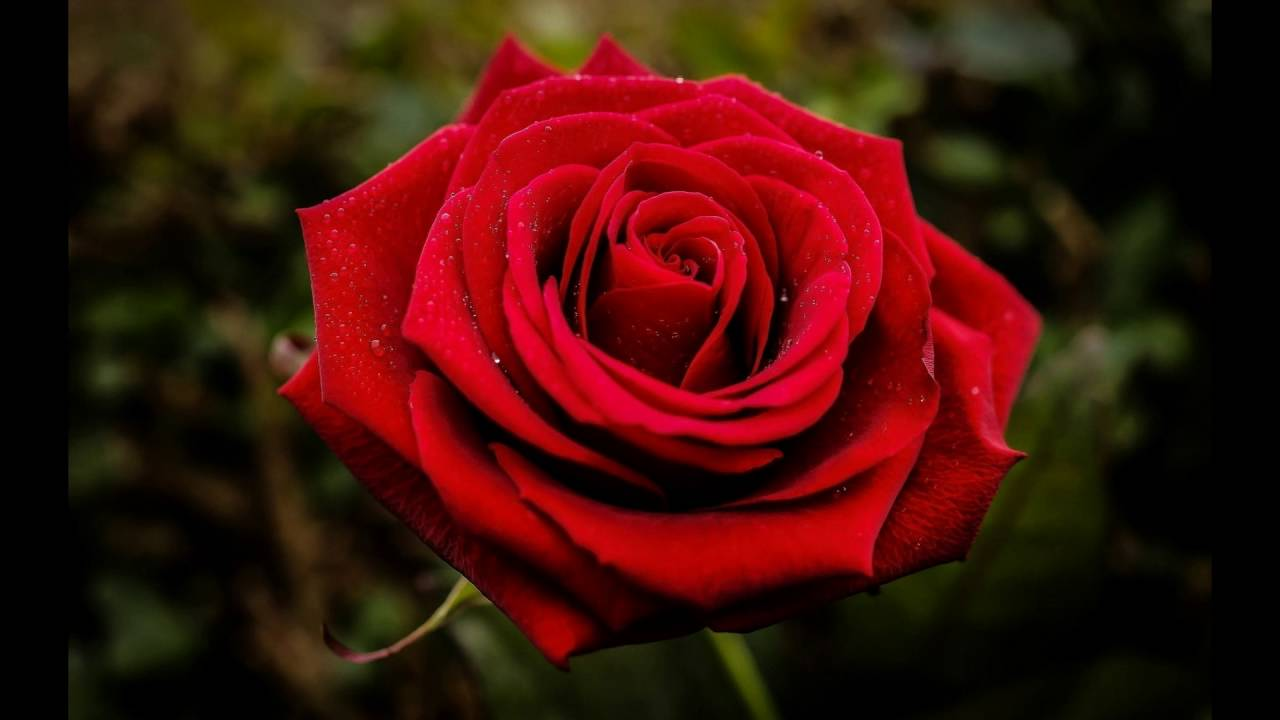
#> input picture rose.jpg, 1280 x 720 px
$ jupyter execute '4.2 Crop & Swap-checkpoint.ipynb'
#> lines starting #> are read from the running program, lines starting #| are printed output that depends on the picture; after the words box and inside, x2 and y2 are one past the last pixel; in counts of white or black regions, pixels touching at a corner belong together
[cell 1]
#importing libraries
import cv2
import numpy

[cell 2]
#reading & resizing photo1
photo1=cv2.resize(cv2.imread('rose.jpg'),(400,400))
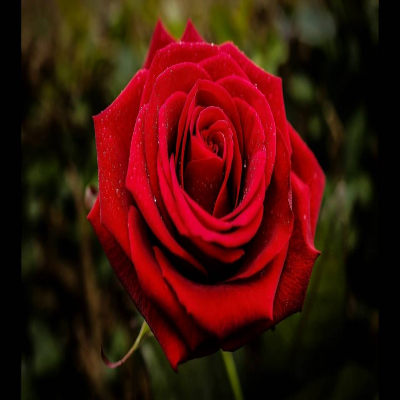
#> photo1: shape (400, 400, 3); mean B, G, R 9.4, 17.8, 66.8
cv2.imshow('image',photo1)
cv2.waitKey()
cv2.destroyAllWindows()

[cell 3]
#reading & resizing photo2
photo2=cv2.resize(cv2.imread('lotus.jpg'),(400,400))
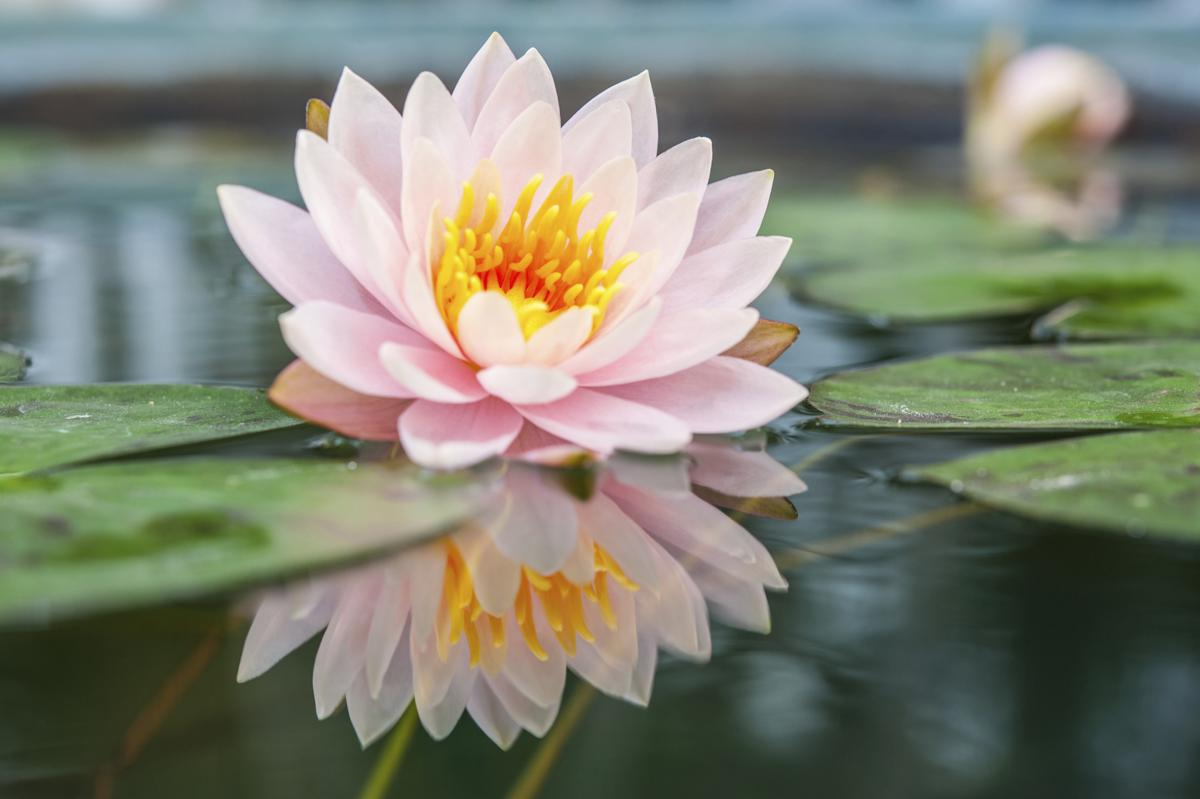
#> input picture lotus.jpg, 1200 x 799 px
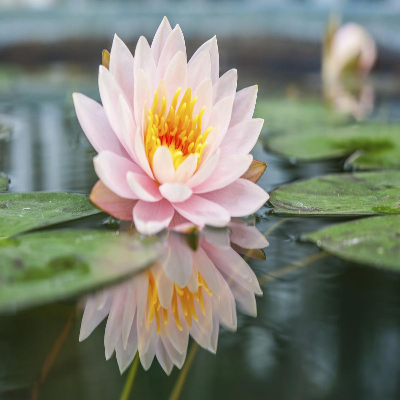
#> photo2: shape (400, 400, 3); mean B, G, R 113.9, 128.9, 125.7
cv2.imshow('image',photo2)
cv2.waitKey()
cv2.destroyAllWindows()

[cell 4]
#creating the collage of photo1 & photo2 horizontally
collage=numpy.hstack((photo1,photo2))
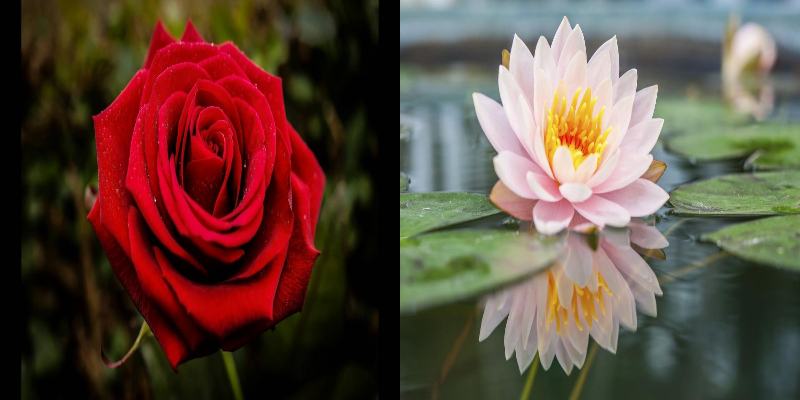
#> collage: shape (400, 800, 3); mean B, G, R 61.6, 73.3, 96.2
cv2.imshow('coll',collage)
cv2.waitKey()
cv2.destroyAllWindows()

[cell 5]
#swapping the cropped part of photo1 onto photo2
R = photo1[200:300,100:200]
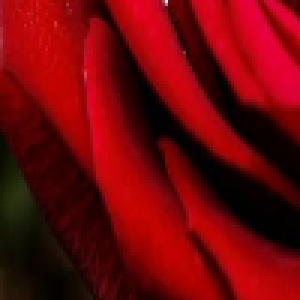
#> R: shape (100, 100, 3) (shown 3 times larger); mean B, G, R 8.2, 4.7, 112.6
photo2[200:300,100:200] = R
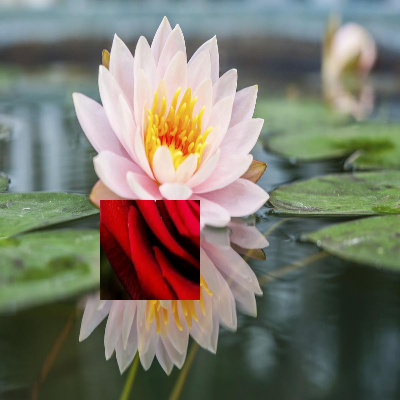
#> photo2: shape (400, 400, 3); 6.25% of pixels changed, all inside (x1, y1, x2, y2) = (100, 200, 200, 300)
cv2.imshow('swap1',photo2)
cv2.waitKey()
cv2.destroyAllWindows()

[cell 6]
#swapping the cropped part of photo2 onto photo1
photo2=cv2.resize(cv2.imread('lotus.jpg'),(400,400))
L = photo2[200:300,200:300]
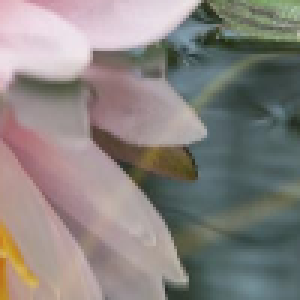
#> L: shape (100, 100, 3) (shown 3 times larger); mean B, G, R 127.1, 130.8, 136.2
photo1[200:300,200:300] = L
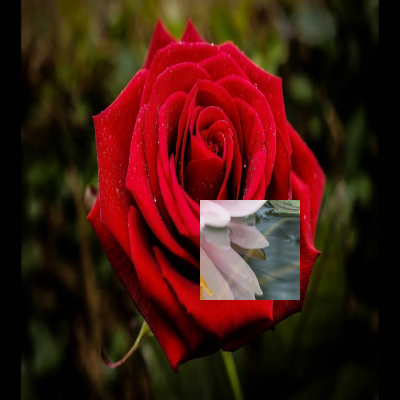
#> photo1: shape (400, 400, 3); 6.25% of pixels changed, all inside (x1, y1, x2, y2) = (200, 200, 300, 300)
cv2.imshow('swap2',photo1)
cv2.waitKey()
cv2.destroyAllWindows()
